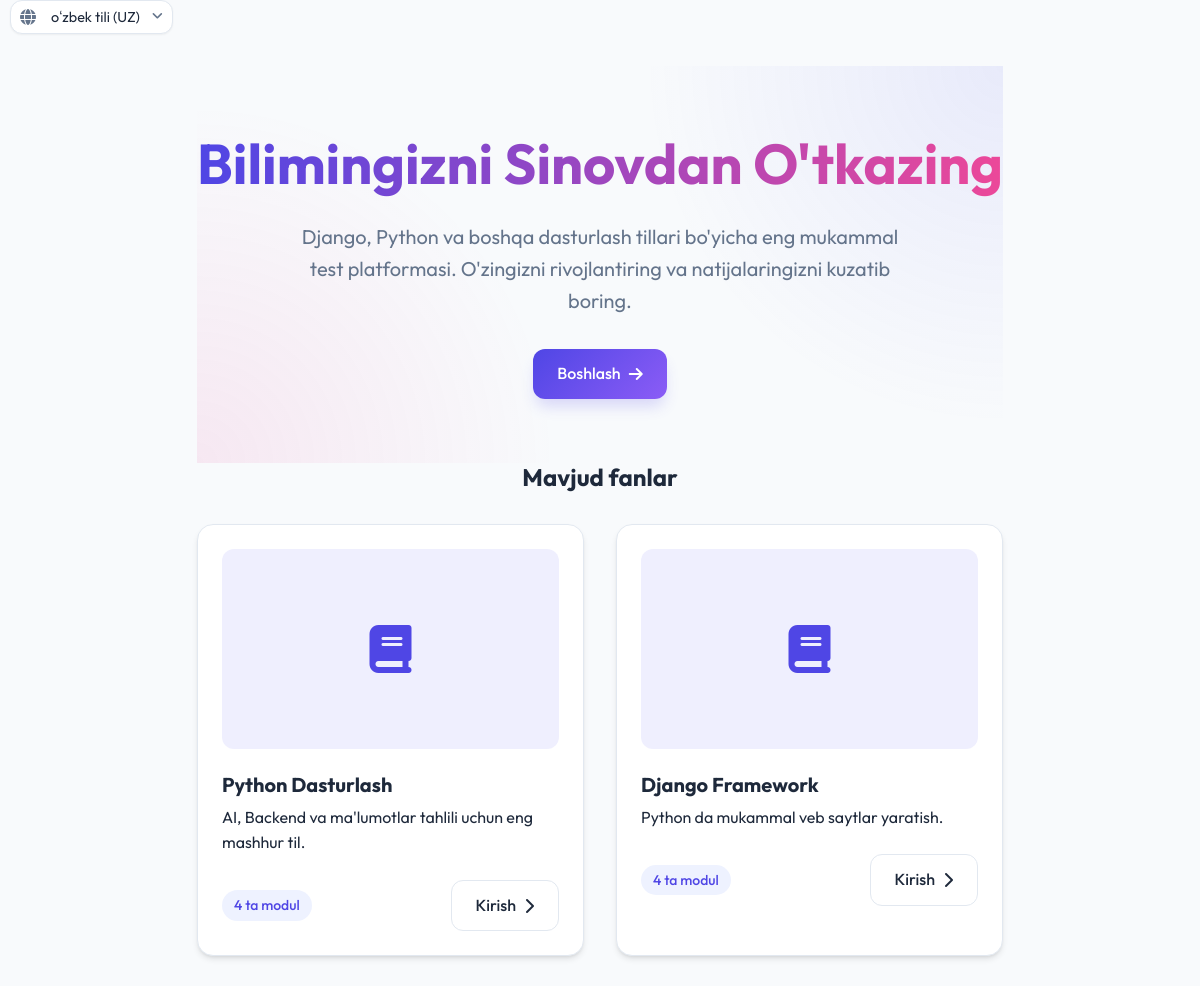
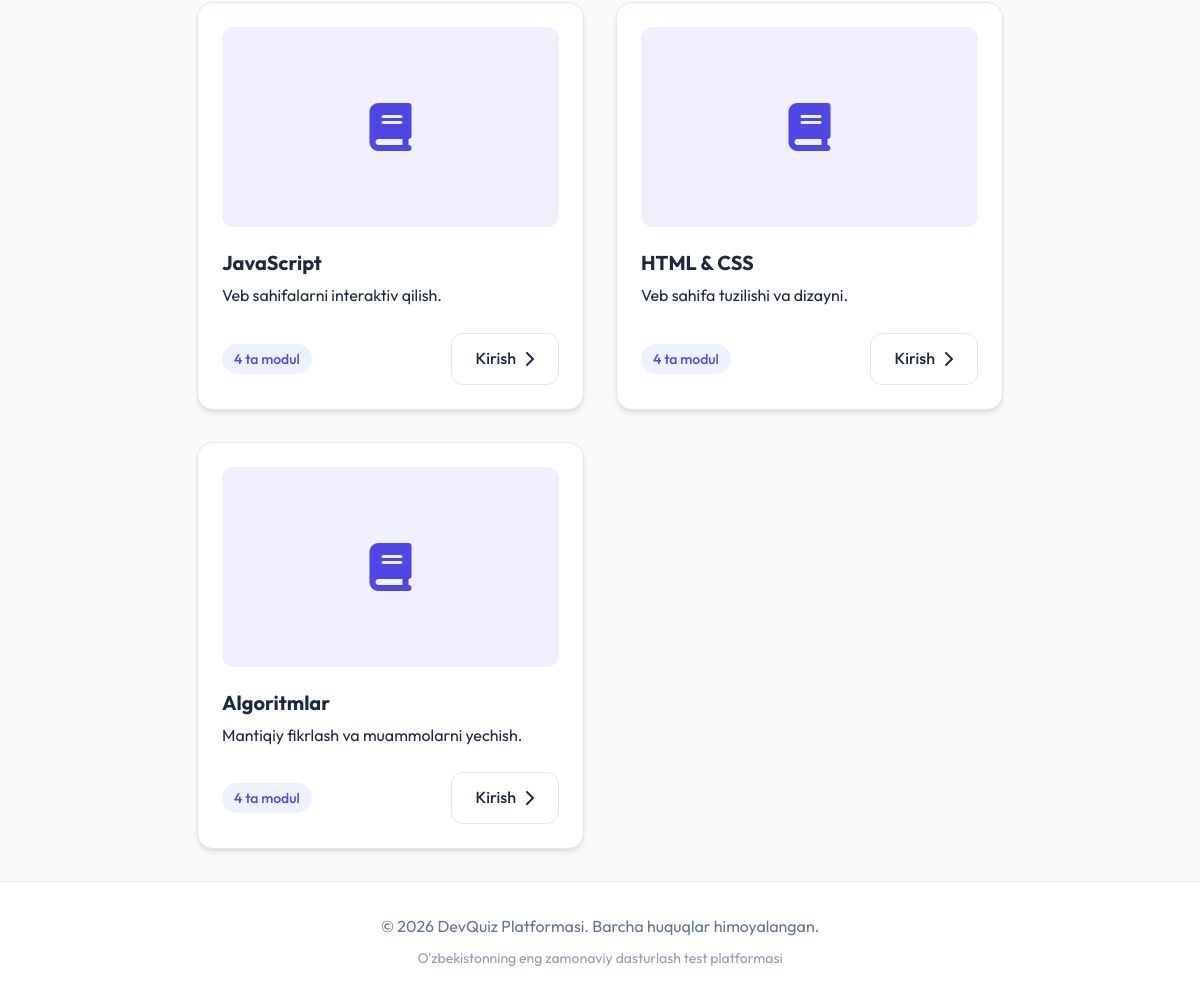
/uz/, run on an earlier commit of the app's database (2 pictures, top to bottom).
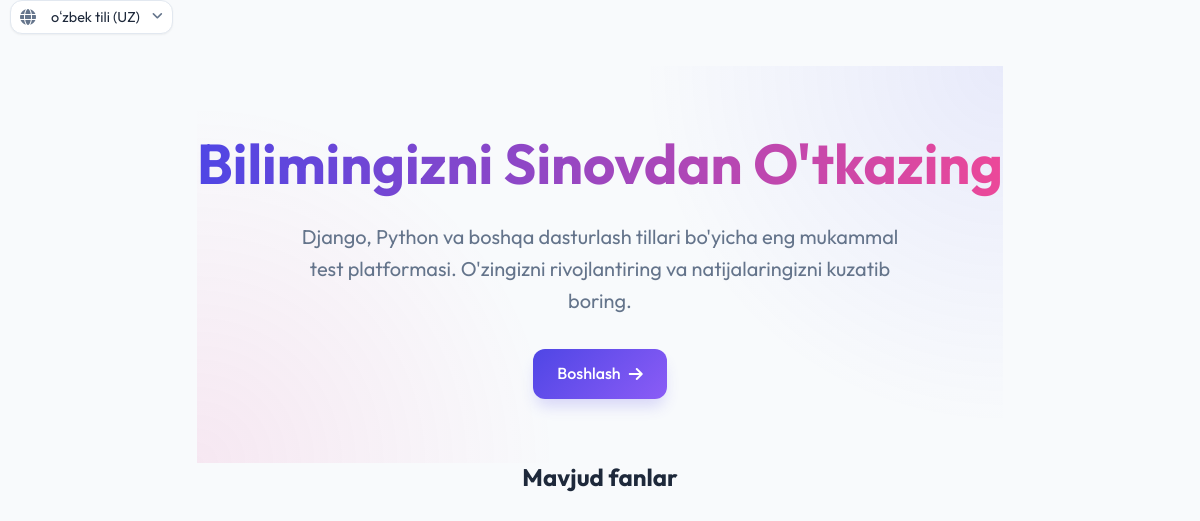
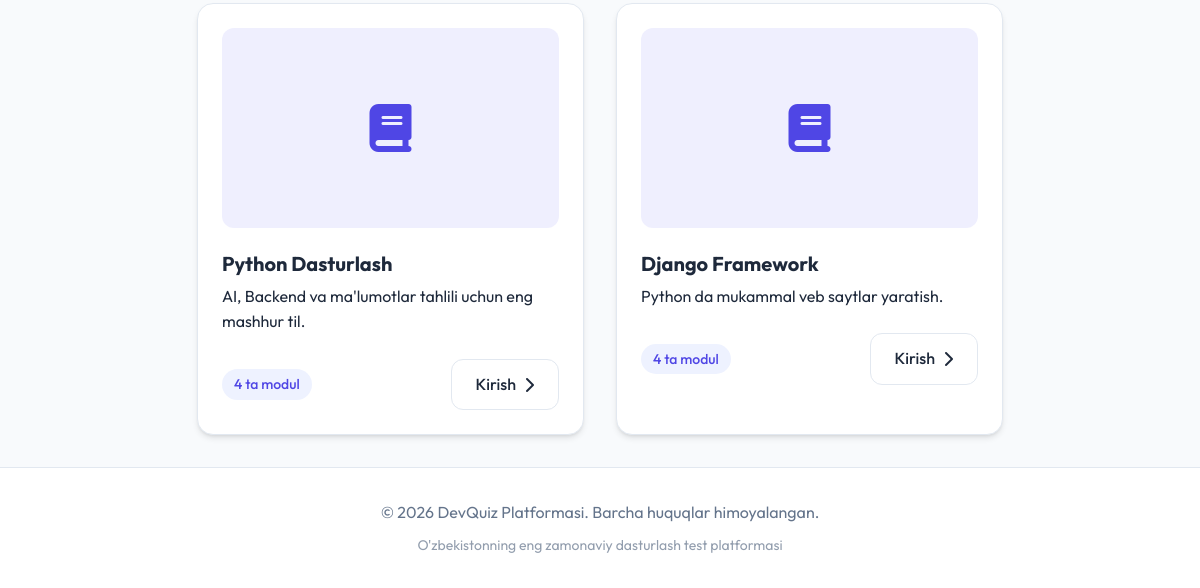
And on a later commit of the database (2 pictures, top to bottom).
### quiz/models.py (models this page shows, shortened)
class Subject(models.Model):
    name = models.CharField(max_length=100, verbose_name="Fan nomi")
    description = models.TextField(blank=True, verbose_name="Tavsif")
    image = models.ImageField(upload_to='subjects/', blank=True, null=True, verbose_name="Rasm")
    slug = models.SlugField(unique=True, blank=True)
    class Meta:
        verbose_name = "Fan"
        verbose_name_plural = "Fanlar"

### quiz/views.py (the view)
# urls.py: 2. Add a URL to urlpatterns:  path('', views.home, name='home')
def home(request):
    subjects = Subject.objects.all()
    return render(request, 'quiz/home.html', {'subjects': subjects})

### quiz/templates/quiz/home.html
{% extends 'quiz/base.html' %}
{% load static i18n %}
{% block content %}
<div class="hero animate-fade-in">
    <h1>{% trans "Bilimingizni Sinovdan O'tkazing" %}</h1>
    <p>{% blocktrans %}Django, Python va boshqa dasturlash tillari bo'yicha eng mukammal test platformasi. O'zingizni rivojlantiring va natijalaringizni kuzatib boring.{% endblocktrans %}</p>
    <a href="#subjects" class="btn btn-primary">{% trans "Boshlash" %} <i class="fas fa-arrow-right"
            style="margin-left: 0.5rem;"></i></a>
</div>
<div id="subjects" class="animate-fade-in" style="animation-delay: 0.2s;">
    <h2 style="margin-bottom: 2rem; text-align: center;">{% trans "Mavjud fanlar" %}</h2>
    <div class="grid grid-cols-2">
        {% for subject in subjects %}
        <div class="card">
            <div class="card-body">
                {% if subject.image %}
                <img src="{{ subject.image.url }}" alt="{{ subject.name }}"
                    style="width: 100%; height: 200px; object-fit: cover; border-radius: var(--radius-md); margin-bottom: 1.5rem;">
                {% else %}
                <div
                    style="width: 100%; height: 200px; background: rgba(99, 102, 241, 0.1); border-radius: var(--radius-md); margin-bottom: 1.5rem; display: flex; align-items: center; justify-content: center;">
                    <i class="fas fa-book fa-3x" style="color: var(--primary);"></i>
                </div>
                {% endif %}
                <h3 class="card-title">{{ subject.name }}</h3>
                <p style="margin-bottom: 1.5rem;">{{ subject.description|truncatewords:20 }}</p>
                <div class="d-flex justify-content-between align-items-center">
                    <span class="badge badge-primary">{{ subject.modules.count }} {% trans "ta modul" %}</span>
                    <a href="{% url 'quiz:subject_detail' subject.slug %}" class="btn btn-secondary">
                        {% trans "Kirish" %} <i class="fas fa-chevron-right" style="margin-left: 0.5rem;"></i>
                    </a>
                </div>
            </div>
        </div>
        {% empty %}
        <div class="card" style="grid-column: 1 / -1; text-align: center; padding: 4rem;">
            <i class="fas fa-folder-open fa-3x" style="color: var(--text-muted); margin-bottom: 1rem;"></i>
            <h3>{% trans "Hozircha fanlar mavjud emas" %}</h3>
            <p>{% trans "Admin tomonidan fanlar qo'shilishini kuting." %}</p>
        </div>
        {% endfor %}
    </div>
</div>
{% endblock %}

What changed in the data, as far as the page shows it:
removed Subject: name "JavaScript", description "Veb sahifalarni interaktiv qilish.", modules.count "4"
removed Subject: name "HTML & CSS", description "Veb sahifa tuzilishi va dizayni.", modules.count "4"
removed Subject: name "Algoritmlar", description "Mantiqiy fikrlash va muammolarni yechish.", modules.count "4"
